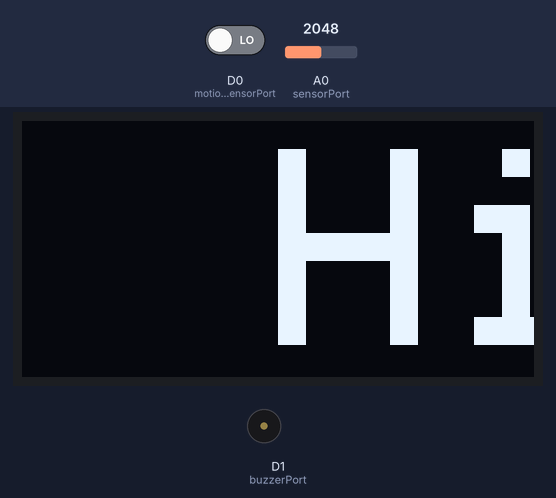
Simulated run of this sketch. Board: Particle Photon. Shown: 128×64 one-colour display, buzzer (waves = sounding, pin HIGH). Inputs (shaded band) come from the test bench; at power-on: D0 (motionSensorPort) LOW, A0 (sensorPort) = 2048.

Above: at 0.2 s.
At 1.2 s:
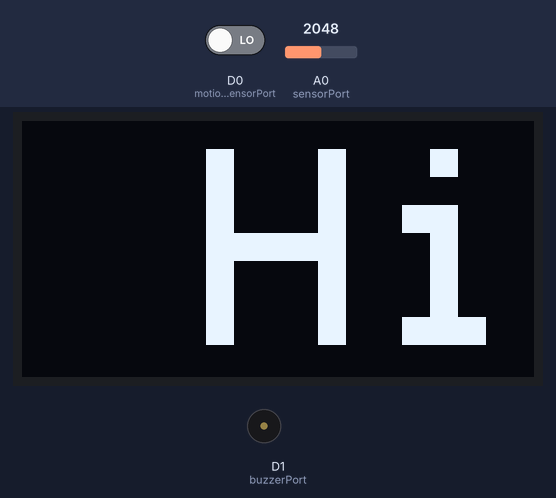
1.3 s: D0 (motionSensorPort) driven HIGH
At 3.49 s:
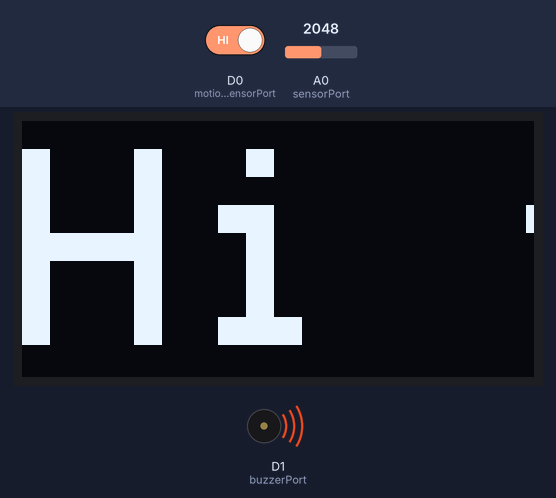
Timing chart, 0 to 5.0 s (numbered marks = the images above; inputs shaded):
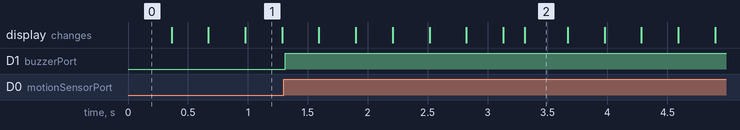

The sketch:

particlePhoton_OLED_and_Sensor.ino
```cpp
// This #include statement was automatically added by the Particle IDE.
#include <Adafruit_SSD1306.h>


/*****************************************************************************
Particle Maker Kit Tutorial #2: Next Bus Alert

This tutorial uses a Particle Photon and the OLED screen from the Particle
Maker Kit. It uses a webhook to retrieve bus prediction times from the
NextBus Public XML feed, which must be set up first along with the webhook.
See http://docs.particle.io/tutorials/topics/maker-kit to learn how!

NOTE: This code example requires the Adafruit_SSD1306 library to be included,
so make sure to add it via the Libraries tab in the left sidebar.
******************************************************************************/

// use hardware SPI
#define OLED_DC     D3
#define OLED_CS     D4
#define OLED_RESET  D5
// OLED_D0 A3
// OLED_D1 A5
Adafruit_SSD1306 display(OLED_DC, OLED_RESET, OLED_CS);

String displayMessage = "Hi there";

// curl https://api.particle.io/v1/devices/260056001351353432393433/setMessage -d args="Nix" -d access_token=d4ba726eea679aaa23d03dc3edba6ece90d4f9d0

int  x, minX; // variables for scrolling code
int analogValue; // Here we are declaring the integer variable analogvalue, which we will use later to store the value of the sensor.
int motionSensorValue; // trigger input from the motion sensor

int sensorPort = A0; // This is where your sensor is plugged in. The other side goes to the "power" pin (below).
int motionSensorPort =D0;  // This is the port the motion sensor is connected to
int buzzerPort = D1; // Here is the Buzzer connected

int motionCount =0;
int lastMotionSensorValue =0;


int readAnalogValue(){

    // Publish the event as well
    String  publishMessage(analogRead(sensorPort));

    // Particle.publish("Sensor Reading",publishMessage,60,PRIVATE);
    return analogValue= analogRead(sensorPort);

}

int readMotionSensor(){
    return digitalRead(motionSensorPort);
}

// create a software timer to get new sensor values times every second
Timer timer(2000, readAnalogValue);

void setup()   {
  // start the data retrieval timer
  timer.start();

  pinMode(sensorPort,INPUT);
  pinMode(motionSensorPort,INPUT);
  pinMode(buzzerPort, OUTPUT);

  //subscribe to the get_nextbus event so we can get the data from the webhook
  // Particle.subscribe("hook-response/get_nextbus/0", gotNextBusData, MY_DEVICES);

  // Particle.publish("get_nextbus"); // publish the event to trigger the data
  // delay(2000); // wait for data to arrive
   // We are also going to declare a Particle.function so that we can turn the LED on and off from the cloud.
  Particle.function("setMessage",setMessage);
   // This is saying that when we ask the cloud for the function "led", it will employ the function ledToggle() from this app.

  // We are going to declare a Particle.variable() here so that we can access the value of the photoresistor from the cloud.
  Particle.variable("analog", &analogValue, INT);
  // This is saying that when we ask the cloud for "analogvalue", this will reference the variable analogvalue in this app, which is an integer variable.
  Particle.variable("motionSensor", &motionSensorValue, INT);

  // by default, we'll generate the high voltage from the 3.3v line internally! (neat!)
  display.begin(SSD1306_SWITCHCAPVCC);

  display.setTextSize(7);       // text size
  display.setTextColor(WHITE); // text color
  display.setTextWrap(false); // turn off text wrapping so we can do scrolling
  x    = display.width(); // set scrolling frame to display width
  minX = -1500; // 630 = 6 pixels/character * text size 7 * 15 characters * 2x slower
}

void loop() {

  // this code displays the next bus times on the OLED screen with fancy scrolling
  display.clearDisplay();
  display.setCursor(x/2, 7);
  display.print(displayMessage);
  display.display();
  if(--x < minX) x = display.width()*2;

  motionSensorValue = readMotionSensor();
  if (motionSensorValue) digitalWrite(buzzerPort,HIGH);
  else digitalWrite(buzzerPort,LOW);
  // raising edge detected
  if (lastMotionSensorValue==0 && motionSensorValue == 1) {
      lastMotionSensorValue=motionSensorValue;
      motionCount++;
      //displayMessage = "Cnt:";
      //displayMessage.concat(String(motionCount));
      //display.print(displayMessage);
      //display.display();
      // Particle.publish("MotionDetected","beep",60,PRIVATE);
      //buzzSound(50);
  }
  // falling edge detected
  if (lastMotionSensorValue==1 && motionSensorValue == 0) {
      lastMotionSensorValue=motionSensorValue;
  }

  if (motionCount > 1) {

      Particle.publish("MotionDetected",Time.timeStr(),60,PRIVATE);
      motionCount =0;
  }
}

// This function will get called when NextBus webhook data comes in.
// It turns the full NextBus XML page into numbers to be displayed on the screen
int setMessage (String message) {

    // put the incoming data (the XML page) into a string called "str"
    displayMessage = message;
    return message.length();

}

int buzzSound(int duration){
    digitalWrite(buzzerPort,HIGH);
    delay (duration);
    digitalWrite(buzzerPort,LOW);

}
```

Measured:
- after the input at 1.3 s, D1 (buzzerPort): LOW → HIGH at once
